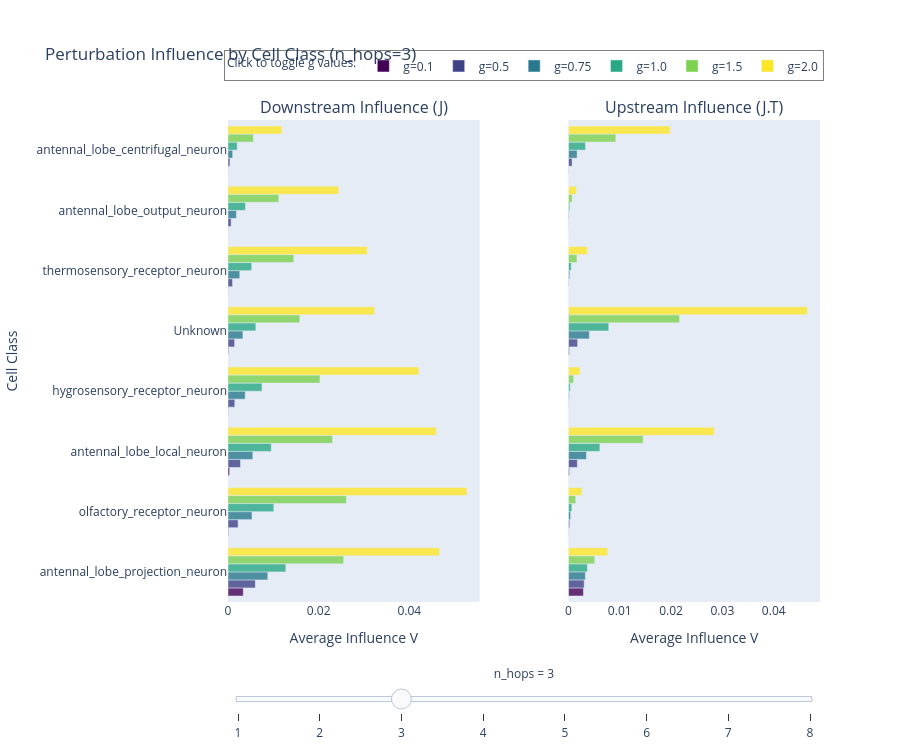

The notebook cell saved with this chart:
### Code cell
# ▶ RUN THIS CELL: Plotly bar plot colored by g values with n_hops slider
import plotly.graph_objects as go
from plotly.subplots import make_subplots
import plotly.colors as pc

# Create mapping from index to node ID
idx_to_node = {idx: node for node, idx in node_to_idx.items()}

# Get cell class for each node in the graph
ID_COLUMN = f'{DATASET}_id'
meta_lookup = meta_df.set_index(ID_COLUMN)['cell_class'].to_dict()

cell_classes = []
for i in range(n_nodes):
    node_id = idx_to_node[i]
    cc = meta_lookup.get(node_id)
    cell_classes.append(cc if cc is not None else 'Unknown')
cell_classes = np.array(cell_classes)

# Parameters
g_values = [.1, 0.5, 0.75, 1.0, 1.5, 2.0]
n_hops_values = [1, 2, 3, 4, 5, 6, 7, 8]

# Color map for g values
colors = pc.sample_colorscale('Viridis', [i / (len(g_values) - 1) for i in range(len(g_values))])

# Precompute influences for all combinations
all_results = {}
for n_hops in n_hops_values:
    all_results[n_hops] = {}
    for g_val in g_values:
        V_downstream, _ = compute_perturbation_influence(adj_matrix_norm, x, g=g_val, n_hops=n_hops, transpose=False)
        V_upstream, _ = compute_perturbation_influence(adj_matrix_norm, x, g=g_val, n_hops=n_hops, transpose=True)
        
        V_down = V_downstream.toarray().flatten()
        V_up = V_upstream.toarray().flatten()
        
        # Compute average V for each cell class
        unique_classes = np.unique(cell_classes)
        avg_downstream = {}
        avg_upstream = {}
        
        for cc in unique_classes:
            mask = cell_classes == cc
            if mask.sum() > 0:
                avg_downstream[cc] = V_down[mask].mean()
                avg_upstream[cc] = V_up[mask].mean()
        
        all_results[n_hops][g_val] = {'downstream': avg_downstream, 'upstream': avg_upstream}

print(f'Precomputed {len(n_hops_values)} n_hops x {len(g_values)} g values')

# Get all cell classes that have non-zero influence for any combination
all_classes = set()
for n_hops in n_hops_values:
    for g_val in g_values:
        for cc, val in all_results[n_hops][g_val]['downstream'].items():
            if val > 0:
                all_classes.add(cc)
        for cc, val in all_results[n_hops][g_val]['upstream'].items():
            if val > 0:
                all_classes.add(cc)

# Sort by downstream influence at g=1.0, n_hops=3
class_order = sorted(all_classes, key=lambda cc: all_results[3][1.0]['downstream'].get(cc, 0), reverse=True)

# Create figure
fig = make_subplots(
    rows=1, cols=2,
    subplot_titles=('Downstream Influence (J)', 'Upstream Influence (J.T)'),
    shared_yaxes=True,
    horizontal_spacing=0.15
)

# Add traces for each n_hops value (grouped by g)
default_n_hops = 3
traces_per_nhops = len(g_values) * 2  # downstream + upstream for each g

# Track trace indices for each g value (for legend interactivity)
trace_indices_by_g = {g_val: [] for g_val in g_values}

trace_count = 0
for n_hops in n_hops_values:
    visible = (n_hops == default_n_hops)
    
    for i, g_val in enumerate(g_values):
        # Downstream
        values_down = [all_results[n_hops][g_val]['downstream'].get(cc, 0) for cc in class_order]
        fig.add_trace(go.Bar(
            x=values_down,
            y=class_order,
            orientation='h',
            name=f'g={g_val}',
            marker_color=colors[i],
            opacity=0.8,
            visible=visible,
            legendgroup=f'g={g_val}',
            showlegend=False
        ), row=1, col=1)
        trace_indices_by_g[g_val].append(trace_count)
        trace_count += 1
        
        # Upstream
        values_up = [all_results[n_hops][g_val]['upstream'].get(cc, 0) for cc in class_order]
        fig.add_trace(go.Bar(
            x=values_up,
            y=class_order,
            orientation='h',
            name=f'g={g_val}',
            marker_color=colors[i],
            opacity=0.8,
            visible=visible,
            legendgroup=f'g={g_val}',
            showlegend=False
        ), row=1, col=2)
        trace_indices_by_g[g_val].append(trace_count)
        trace_count += 1

# Add dummy traces for legend (always visible, no data)
for i, g_val in enumerate(g_values):
    fig.add_trace(go.Bar(
        x=[None],
        y=[None],
        name=f'g={g_val}',
        marker_color=colors[i],
        legendgroup=f'g={g_val}',
        showlegend=True,
        visible=True
    ))

# Create slider steps
steps = []
total_traces = len(n_hops_values) * traces_per_nhops
for idx, n_hops in enumerate(n_hops_values):
    visibility = [False] * total_traces + [True] * len(g_values)  # Keep legend traces visible
    # Show all traces for this n_hops
    start_idx = idx * traces_per_nhops
    for i in range(traces_per_nhops):
        visibility[start_idx + i] = True
    
    step = dict(
        method='update',
        args=[{'visible': visibility},
              {'title': f'Perturbation Influence by Cell Class (n_hops={n_hops})'}],
        label=str(n_hops)
    )
    steps.append(step)

# Layout
fig.update_layout(
    title=f'Perturbation Influence by Cell Class (n_hops={default_n_hops})',
    height=750,
    barmode='group',
    showlegend=True,
    legend=dict(
        orientation='h',
        yanchor='bottom',
        y=1.08,
        xanchor='center',
        x=0.5,
        title=dict(text='Click to toggle g values:', font=dict(size=12)),
        font=dict(size=12),
        bgcolor='rgba(255,255,255,0.9)',
        bordercolor='gray',
        borderwidth=1,
        itemclick='toggle',
        itemdoubleclick='toggleothers'
    ),
    sliders=[dict(
        active=n_hops_values.index(default_n_hops),
        currentvalue={'prefix': 'n_hops = ', 'visible': True, 'xanchor': 'center'},
        pad={'t': 60},
        steps=steps
    )],
    margin=dict(t=120)
)

fig.update_xaxes(title_text='Average Influence V', row=1, col=1)
fig.update_xaxes(title_text='Average Influence V', row=1, col=2)
fig.update_yaxes(title_text='Cell Class', row=1, col=1)

fig.show()
